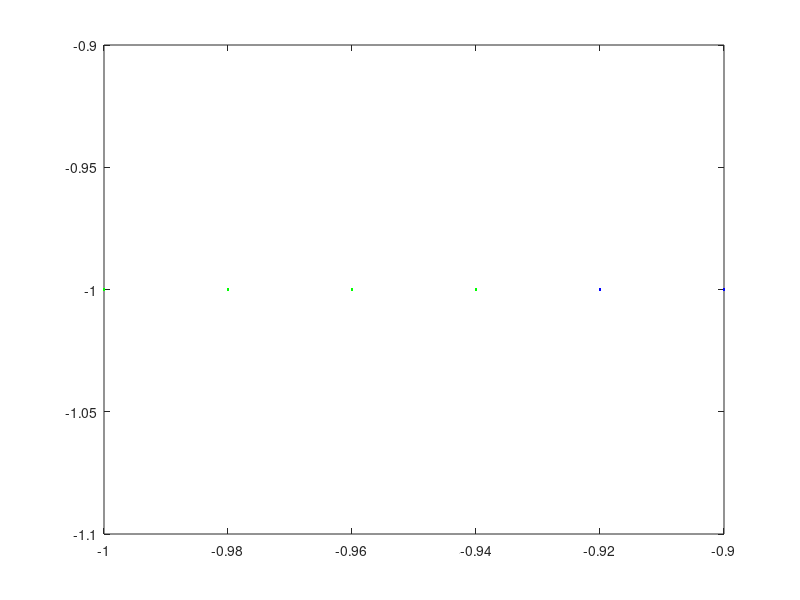

This figure's MATLAB source: (Note: this script raises an error after producing the figure.)
Rho=zeros(101,101);
for m=1:101
    
for n=1:101
   x=-1+0.02*(n-1);
   y=-1+0.02*(m-1);
  Rho(m,n)=1-x^2-y^2-0.9^2+1.8*x*y;   
end
    
    
    
    
    
end
Rho=zeros(6,6);
for m=1:6
    
for n=1:6
   x=-0.3+0.12*(n-1);
   y=-0.3+0.12*(m-1);
  Rho(m,n)=1-x^2-y^2-0.9^2+1.8*x*y;   
end
end



for m=1:101
    
for n=1:101
   if Rho(m,n)<0
      plot(-1+0.02*(n-1),-1+0.02*(m-1),'b.') 
      hold on
      
   else
        plot(-1+0.02*(n-1),-1+0.02*(m-1),'g.') 
        
        hold on
   end
end
    
    
    
    
    
end
xlabel('\rho_{1,2}')
ylabel('\rho_{1,3}')
